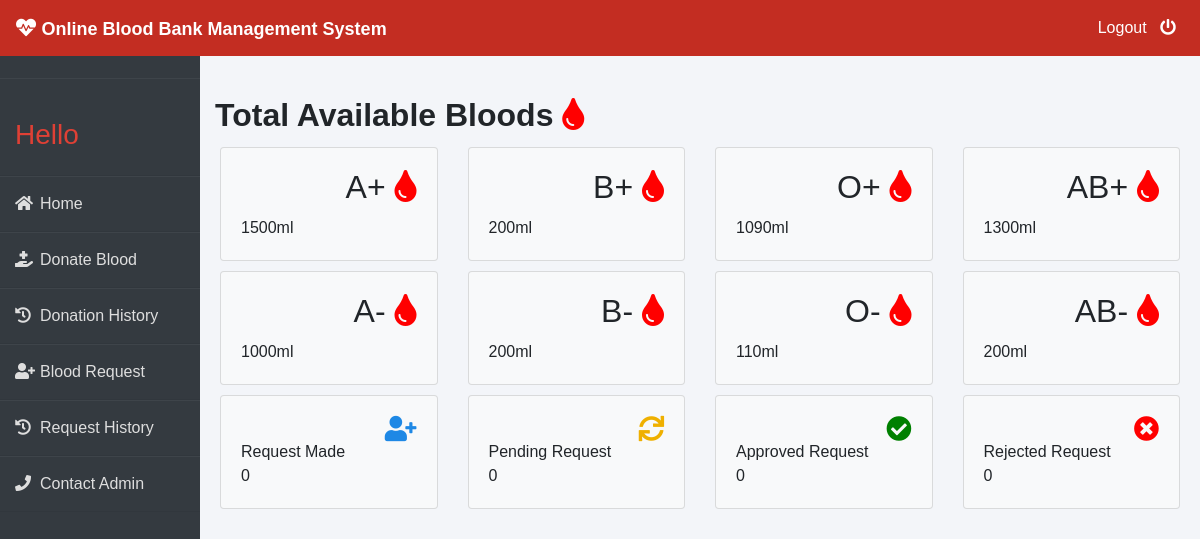
Page /donor/donor-dashboard on the committed database.
### donor/models.py (models this page shows, shortened)
class User_Stock(models.Model):
    bloodgroup=models.CharField(max_length=10)
    unit=models.PositiveIntegerField(default=0)

### donor/views.py (the view)
# urls.py: path('donor-dashboard', views.donor_dashboard_view, name='donor-dashboard'),
def donor_dashboard_view(request):
    donor= models.Donor.objects.filter(user_id=request.user.id).first()
    totalunit=models.User_Stock.objects.aggregate(Sum('unit'))
    dict={
        'A1':models.User_Stock.objects.filter(bloodgroup="A+").first(),
        'A2':models.User_Stock.objects.filter(bloodgroup="A-").first(),
        'B1':models.User_Stock.objects.filter(bloodgroup="B+").first(),
        'B2':models.User_Stock.objects.filter(bloodgroup="B-").first(),
        'AB1':models.User_Stock.objects.filter(bloodgroup="AB+").first(),
        'AB2':models.User_Stock.objects.filter(bloodgroup="AB-").first(),
        'O1':models.User_Stock.objects.filter(bloodgroup="O+").first(),
        'O2':models.User_Stock.objects.filter(bloodgroup="O-").first(),
        'totalbloodunit':totalunit['unit__sum'],
        'requestpending': bmodels.BloodRequest.objects.all().filter(request_by_donor=donor).filter(status='Pending').count(),
        'requestapproved': bmodels.BloodRequest.objects.all().filter(request_by_donor=donor).filter(status='Approved').count(),
        'requestmade': bmodels.BloodRequest.objects.all().filter(request_by_donor=donor).count(),
        'requestrejected': bmodels.BloodRequest.objects.all().filter(request_by_donor=donor).filter(status='Rejected').count(),
    }
    return render(request,'donor/donor_dashboard.html',context=dict)

### templates/donor/donor_dashboard.html (shortened to what this page needs)
{% extends 'donor/donorbase.html' %}
{% load static %}
{% block content %}
<br><br>
<!DOCTYPE html>
<head>
</head>
<div class="container">
  <h2 style="font-weight: bold;">Total Available Bloods <i class="fas fa-tint" ></i></h2>
    <div class="row">
        <div class="col-sm-3">
          <div class="card bg-light">
            <div class="card-body">
                <div class="blood">
                    <h2>A+ <i class="fas fa-tint" ></i></h2>
                </div><br><br>
                <div>
                    {{A1.unit}}ml
                </div>
            </div>
          </div>
        </div>
        <div class="col-sm-3">
            <div class="card bg-light">
                <div class="card-body">
                    <div class="blood">
                        <h2>B+ <i class="fas fa-tint"></i></h2>
                    </div><br><br>
                    <div>
                      {{B1.unit}}ml
                    </div>
                </div>
              </div>
        </div>
        <div class="col-sm-3">
            <div class="card bg-light">
                <div class="card-body">
                    <div class="blood">
                        <h2>O+ <i class="fas fa-tint"></i></h2>
                    </div><br><br>
                    <div>
                      {{O1.unit}}ml
                    </div>
                </div>
              </div>
          </div>
          <div class="col-sm-3">
            <div class="card bg-light">
                <div class="card-body">
                    <div class="blood">
                        <h2>AB+ <i class="fas fa-tint"></i></h2>
                    </div><br><br>
                    <div>
                      {{AB1.unit}}ml
                    </div>
                </div>
              </div>
          </div>
      </div>
      <div class="row">
        <div class="col-sm-3">
          <div class="card bg-light">
            <div class="card-body">
                <div class="blood">
                    <h2>A- <i class="fas fa-tint"></i></h2>
                </div><br><br>
                <div>
                  {{A2.unit}}ml
                </div>
            </div>
          </div>
        </div>
        <div class="col-sm-3">
            <div class="card bg-light">
                <div class="card-body">
                    <div class="blood">
                        <h2>B- <i class="fas fa-tint"></i></h2>
                    </div><br><br>
                    <div>
                      {{B2.unit}}ml
                    </div>
                </div>
              </div>
        </div>
        <div class="col-sm-3">
            <div class="card bg-light">
                <div class="card-body">
                    <div class="blood">
                        <h2>O- <i class="fas fa-tint"></i></h2>
                    </div><br><br>
                    <div>
                      {{O2.unit}}ml
                    </div>
                </div>
              </div>
          </div>
          <div class="col-sm-3">
            <div class="card bg-light">
                <div class="card-body">
                    <div class="blood">
                        <h2>AB- <i class="fas fa-tint"></i></h2>
                    </div><br><br>
                    <div>
                      {{AB2.unit}}ml
                    </div>
                </div>
              </div>
          </div>
      </div>
    <div class="row">
      <div class="col-sm-3">
        <div class="card bg-light">
          <div class="card-body">
              <div class="blood">
                <i class="fa fa-user-plus xyz" style="color: #1e88e5;"></i>
              </div><br>
              <div>
                Request Made <br>
                  {{requestmade}}
              </div>
          </div>
        </div>
      </div>
      <div class="col-sm-3">
        <div class="card bg-light">
            <div class="card-body">
                <div class="blood">
                  <i class="fas fa-sync xyz" style="color:#efb000;"></i>
                </div><br>
                <div>
                    Pending Request <br>
                    {{requestpending}}
                </div>
            </div>
          </div>
      </div>
      <div class="col-sm-3">
          <div class="card bg-light">
              <div class="card-body">
                  <div class="blood">
                    <i class="fas fa-check-circle xyz" style="color: green;"></i>
                  </div><br>
                  <div>
                       Approved Request<br>
                      {{requestapproved}}
                  </div>
              </div>
            </div>
      </div>
      <div class="col-sm-3">
          <div class="card bg-light">
              <div class="card-body">
                  <div class="blood">
                    <i class="fas fa-times-circle xyz" style="color: red;"></i>
                  </div><br>
                  <div>
                       Rejected Request <br>
                      {{requestrejected}}
                  </div>
              </div>
            </div>
        </div>
    </div>
</div>
{% endblock content %}

### templates/donor/donorbase.html (style rules this page uses)
.row { padding: 5px; }
.fa-tint { color: red; }
.blood { float: right; }
.fa-check-circle { color: blue; font-size: 3ex; }
.xyz { color: blue; font-size: 3ex; }
* { margin: 0; padding: 0; box-sizing: border-box; list-style: none; text-decoration: none; font-family: 'Josefin Sans', sans-serif; }
body { background-color: #f3f5f9; }

### rows in the picture
User_Stock: unit "1500"
User_Stock: unit "200"
User_Stock: unit "1090"
User_Stock: unit "1300"
User_Stock: unit "1000"
User_Stock: unit "200"
User_Stock: unit "110"
User_Stock: unit "200"

### other values in the picture
{{ requestmade }} "0"
{{ requestpending }} "0"
{{ requestapproved }} "0"
{{ requestrejected }} "0"
